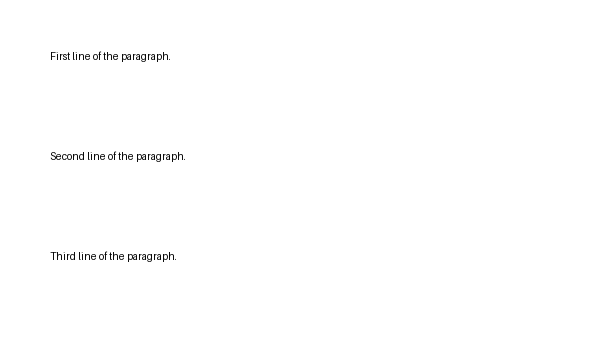
#> input picture phase3/ocr/test2.png, 600 x 350 px
$ python -i line_segmenter.py   (imports and definitions only)
#> lines starting #> are read from the running program, lines starting #| are printed output that depends on the picture; after the words box and inside, x2 and y2 are one past the last pixel; in counts of white or black regions, pixels touching at a corner belong together
import cv2
import numpy as np
from PIL import Image

class LineSegmenter:
    """
    Segments a paragraph image into individual
    text line crops using horizontal projection
    profile analysis.

    Theory:
    A scanned text page has alternating bands of:
      - High pixel density rows (text lines)
      - Low pixel density rows (whitespace between lines)

    Horizontal projection profile = sum of dark pixels
    per row. Plotting this gives peaks at text lines
    and valleys at whitespace.

    We find the valleys (row indices where projection
    falls below threshold) to determine line boundaries.

    This is a classical document analysis technique
    that requires no neural network and works reliably
    on clean scanned/photographed text.
    """

    def preprocess(self, image_path: str):
        """
        Convert to grayscale and binarize for
        clean projection profile computation.
        """
#> called with image_path = 'test2.png'
        img = cv2.imread(image_path)
#> img is the input picture: shape (350, 600, 3); min 3, max 255, mean 254
        if img is None:
            pil_img = Image.open(image_path).convert("RGB")
            img = np.array(pil_img)
            img = cv2.cvtColor(img, cv2.COLOR_RGB2BGR)

        gray = cv2.cvtColor(img, cv2.COLOR_BGR2GRAY)

        # Otsu binarization — automatic threshold
        _, binary = cv2.threshold(
            gray, 0, 255,
            cv2.THRESH_BINARY_INV + cv2.THRESH_OTSU
        )
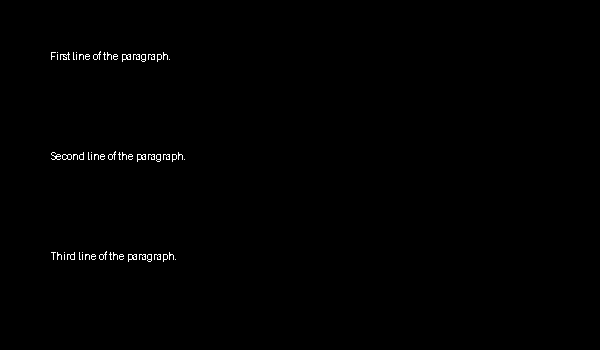
#> binary: shape (350, 600); 0.46% white in thin lines or dots, all inside (x1, y1, x2, y2) = (51, 51, 185, 262)
        return img, binary

    def get_line_boundaries(self, binary, min_line_height=10, padding=4):
        """
        Computes horizontal projection profile and
        finds text line boundaries.

        Returns list of (y_start, y_end) tuples,
        one per detected text line.
        """
#> called with min_line_height = 10, padding = 4
        h_proj = np.sum(binary, axis=1)
#> h_proj = 350 values, max 18870 at index 154, min 0 at index 0, mean 705.3
        threshold = np.max(h_proj) * 0.05
#> threshold = 943.5

        in_line = h_proj > threshold
        boundaries = []
        start = None

        for i, val in enumerate(in_line):
            if val and start is None:
                start = i
            elif not val and start is not None:
                if i - start >= min_line_height:
                    y1 = max(0, start - padding)
                    y2 = min(binary.shape[0], i + padding)
                    boundaries.append((y1, y2))
                start = None
#> this loop made 350 passes
#> val on passes 1 to 12: False, False, False, False, False, False, False, False, False, False, False, False
#> after the loop, boundaries = [(48, 66), (148, 166), (248, 266)]; y1 = 248; y2 = 266

        if start is not None:
            y1 = max(0, start - padding)
            y2 = binary.shape[0]
            if y2 - y1 >= min_line_height:
                boundaries.append((y1, y2))

        return boundaries

    def segment(self, image_path: str):
        """
        Returns list of PIL Image crops, one per line.
        Falls back to full image if segmentation fails
        or produces fewer than 2 lines.
        """
        try:
            img, binary = self.preprocess(image_path)
            boundaries = self.get_line_boundaries(binary)
#> boundaries = [(48, 66), (148, 166), (248, 266)]

            if len(boundaries) < 2:
                # Single line or failed segmentation
                # Return full image as-is
                return [Image.open(image_path).convert("RGB")]

            h, w = img.shape[:2]
#> h = 350; w = 600
            crops = []
            for (y1, y2) in boundaries:
                crop_bgr = img[y1:y2, 0:w]
                crop_rgb = cv2.cvtColor(
                    crop_bgr, cv2.COLOR_BGR2RGB
                )
                crops.append(Image.fromarray(crop_rgb))
#> this loop made 3 passes
#> after the loop, crops = 3 items

            return crops

        except Exception as e:
            print(f"Line segmentation failed: {e}")
            return [Image.open(image_path).convert("RGB")]

>>> result = LineSegmenter().segment('test2.png')
#> result = 3 items
